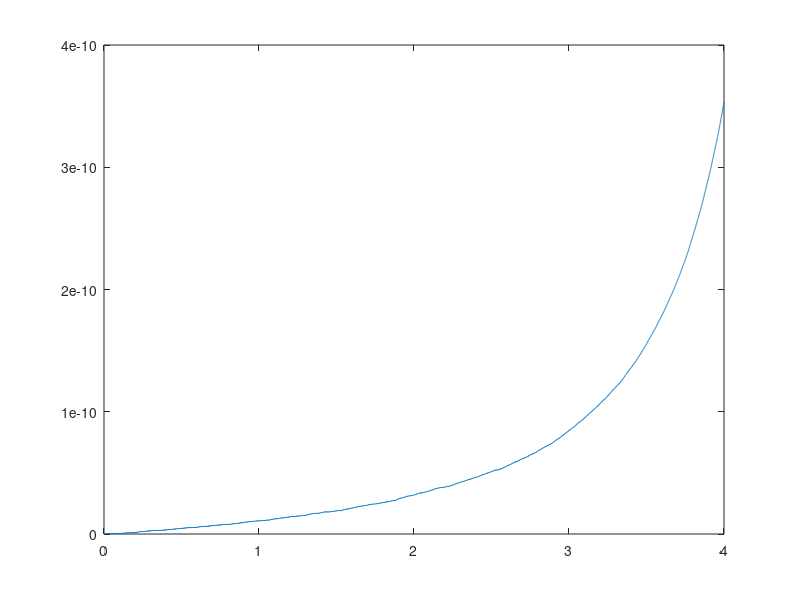
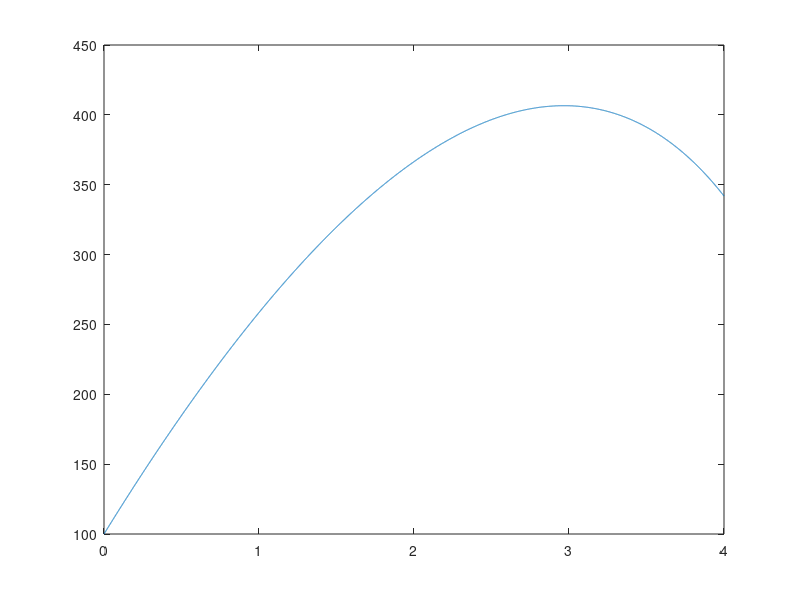

Reproduce these figures in MATLAB, in order.
%Script for MATLAB Problem 1, Assignment 6
%Author: Gerardo E. Rodriguez, ger150030
%Implements 3rd-order Euler/Taylor series method to approximate solutions

format long e

%Set number of steps, n
%n+1 points will be approximated, including endpoints
n = 10000;

%Set endpoints
a = 0;
b = 4;

%Set initial y condition
yInitial = 100;

%Set w(1) to initial condition
w = zeros(n+1,1);
w(1) = yInitial;

%Determine step size for n steps from a to b
h = (b - a)/n;

%Produce array of times t
time = zeros(n+1,1);
for i=1:n+1
    time(i) = a + h*(i-1);
end
time

%Approximate n number of y values from Taylor series
for i=1:n
    currentT = time(i);
    denominator = currentT - 5;
    w(i+1) = w(i) + (h)*(200 + w(i)/denominator) + (h*h/2)*(200/denominator) - (h*h*h/6)*(200/(denominator*denominator));
end

%Compute actual value of y
y = zeros(n+1,1);
y(1) = yInitial;
for i=2:n+1
    currentT = time(i);
    y(i) = 20*(5-currentT)*(10*log(5/(5-currentT))+1);
end

%Compute absolute global error value for each approximation
absoluteError = zeros(n+1,1);
for i=1:n+1
    absoluteError(i) = abs(w(i) - y(i));
end

%Plot absolute global error against time
figure
plot(time, absoluteError)

%Plot approximation solution vector against time
figure
plot(time, w)

%%%%%%%%%%%%%%%%%%%%%%%%%%%%%%%%%%%%%%%%%%%%%%%%%%%%%%%%%%%%%%%%%%%%%%%%%%
% As n increases by a factor of 10^1, the maximum global error decreases %
% by a factor of 10^3, which makes sense as this is a third-order O(h^3) %
% Taylor series approximation                                            %
%%%%%%%%%%%%%%%%%%%%%%%%%%%%%%%%%%%%%%%%%%%%%%%%%%%%%%%%%%%%%%%%%%%%%%%%%%
